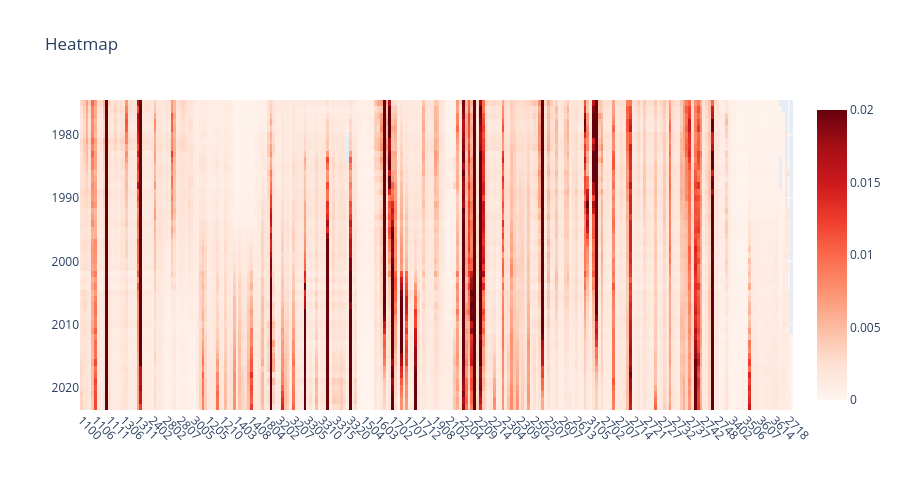

This figure's notebook cell:
### Code cell
uf.plotly_heatmap(df_baricenter_global_yearly, df_baricenter_global_yearly.columns, df_baricenter_global_yearly.index,
                  colorscale="non", z_min=0, z_max=0.02, line_height=10, x_type="subfield")

### Figure 1 — Plotly figure (JSON) as saved in the notebook; plotly's stock layout.template omitted (floating-point values rounded to 4 significant figures; data arrays with more than 128 entries replaced by an {"elided": "..."} marker saying what was removed)
{"data": [{"colorscale": [[0, "rgb(255,245,240)"], [0.125, "rgb(254,224,210)"], [0.25, "rgb(252,187,161)"], [0.375, "rgb(252,146,114)"], [0.5, "rgb(251,106,74)"], [0.625, "rgb(239,59,44)"], [0.75, "rgb(203,24,29)"], [0.875, "rgb(165,15,21)"], [1, "rgb(103,0,13)"]], "customdata": {"elided": "49x252x2 mixed values"}, "hovertemplate": "<b>X: </b>%{customdata[0]}<br><b>Y: </b>%{customdata[1]}<br><b>Z: </b> %{z:.3f}<br><extra></extra>", "type": "heatmap", "x": {"elided": "252 str values"}, "y": [1975, 1976, 1977, 1978, 1979, 1980, 1981, 1982, 1983, 1984, 1985, 1986, 1987, 1988, 1989, 1990, 1991, 1992, 1993, 1994, 1995, 1996, 1997, 1998, 1999, 2000, 2001, 2002, 2003, 2004, 2005, 2006, 2007, 2008, 2009, 2010, 2011, 2012, 2013, 2014, 2015, 2016, 2017, 2018, 2019, 2020, 2021, 2022, 2023], "z": {"elided": "49x252 float values"}, "zmax": 0.02, "zmin": 0}], "layout": {"height": 490, "title": {"text": "Heatmap"}, "xaxis": {"automargin": true, "tickangle": 45}, "yaxis": {"automargin": true, "autorange": "reversed"}}}
